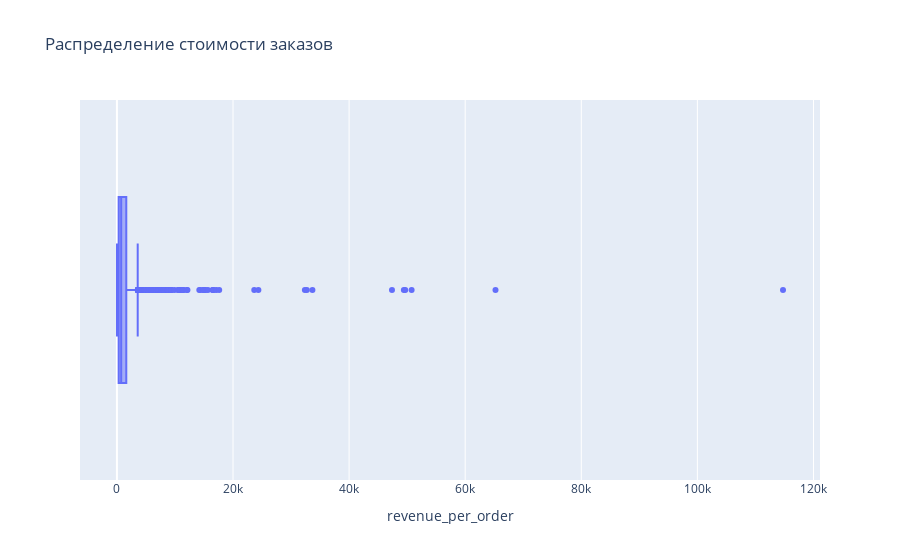

The cell this chart's notebook holds for it:
### Code cell
fig = px.box(df_revenu_in_order, x='revenue_per_order', title = 'Распределение стоимости заказов', labels={'Выручка с одного заказа'})
fig.show()

### Figure 1 — Plotly figure (JSON) as saved in the notebook; plotly's stock layout.template omitted (floating-point values rounded to 4 significant figures; data arrays with more than 128 entries replaced by an {"elided": "..."} marker saying what was removed)
{"data": [{"alignmentgroup": "True", "hovertemplate": "revenue_per_order=%{x}<extra></extra>", "legendgroup": "", "marker": {"color": "#636efa"}, "name": "", "notched": false, "offsetgroup": "", "orientation": "h", "showlegend": false, "type": "box", "x": {"elided": "2783 int values"}, "x0": " ", "xaxis": "x", "y0": " ", "yaxis": "y"}], "layout": {"boxmode": "group", "legend": {"tracegroupgap": 0}, "title": {"text": "Распределение стоимости заказов"}, "xaxis": {"anchor": "y", "domain": [0, 1], "title": {"text": "revenue_per_order"}}, "yaxis": {"anchor": "x", "domain": [0, 1]}}}
